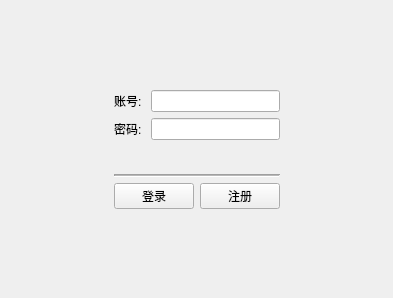
<?xml version="1.0" encoding="UTF-8"?>
<ui version="4.0">
 <class>Form</class>
 <widget class="QWidget" name="Form">
  <property name="geometry">
   <rect>
    <x>0</x>
    <y>0</y>
    <width>393</width>
    <height>298</height>
   </rect>
  </property>
  <property name="windowTitle">
   <string>Form</string>
  </property>
  <layout class="QGridLayout" name="gridLayout_2">
   <item row="0" column="1">
    <spacer name="verticalSpacer">
     <property name="orientation">
      <enum>Qt::Vertical</enum>
     </property>
     <property name="sizeHint" stdset="0">
      <size>
       <width>20</width>
       <height>73</height>
      </size>
     </property>
    </spacer>
   </item>
   <item row="1" column="0">
    <spacer name="horizontalSpacer">
     <property name="orientation">
      <enum>Qt::Horizontal</enum>
     </property>
     <property name="sizeHint" stdset="0">
      <size>
       <width>91</width>
       <height>20</height>
      </size>
     </property>
    </spacer>
   </item>
   <item row="1" column="1" colspan="2">
    <layout class="QGridLayout" name="gridLayout">
     <item row="0" column="0" colspan="2">
      <layout class="QFormLayout" name="formLayout">
       <item row="0" column="0">
        <widget class="QLabel" name="label_zhanghao">
         <property name="text">
          <string>账号: </string>
         </property>
        </widget>
       </item>
       <item row="1" column="0">
        <widget class="QLabel" name="label_pwd">
         <property name="text">
          <string>密码: </string>
         </property>
        </widget>
       </item>
       <item row="1" column="1">
        <widget class="QLineEdit" name="lineEdit_mm"/>
       </item>
       <item row="0" column="1">
        <widget class="QLineEdit" name="lineEdit_zh"/>
       </item>
      </layout>
     </item>
     <item row="1" column="0" colspan="2">
      <spacer name="verticalSpacer_3">
       <property name="orientation">
        <enum>Qt::Vertical</enum>
       </property>
       <property name="sizeType">
        <enum>QSizePolicy::Minimum</enum>
       </property>
       <property name="sizeHint" stdset="0">
        <size>
         <width>18</width>
         <height>28</height>
        </size>
       </property>
      </spacer>
     </item>
     <item row="2" column="0" colspan="2">
      <widget class="Line" name="line">
       <property name="layoutDirection">
        <enum>Qt::LeftToRight</enum>
       </property>
       <property name="lineWidth">
        <number>1</number>
       </property>
       <property name="midLineWidth">
        <number>1</number>
       </property>
       <property name="orientation">
        <enum>Qt::Horizontal</enum>
       </property>
      </widget>
     </item>
     <item row="3" column="0">
      <widget class="QPushButton" name="btn_login">
       <property name="text">
        <string>登录</string>
       </property>
      </widget>
     </item>
     <item row="3" column="1">
      <widget class="QPushButton" name="btn_register">
       <property name="text">
        <string>注册</string>
       </property>
      </widget>
     </item>
    </layout>
   </item>
   <item row="1" column="3">
    <spacer name="horizontalSpacer_2">
     <property name="orientation">
      <enum>Qt::Horizontal</enum>
     </property>
     <property name="sizeHint" stdset="0">
      <size>
       <width>91</width>
       <height>20</height>
      </size>
     </property>
    </spacer>
   </item>
   <item row="2" column="2">
    <spacer name="verticalSpacer_2">
     <property name="orientation">
      <enum>Qt::Vertical</enum>
     </property>
     <property name="sizeHint" stdset="0">
      <size>
       <width>20</width>
       <height>73</height>
      </size>
     </property>
    </spacer>
   </item>
  </layout>
 </widget>
 <resources/>
 <connections/>
</ui>
